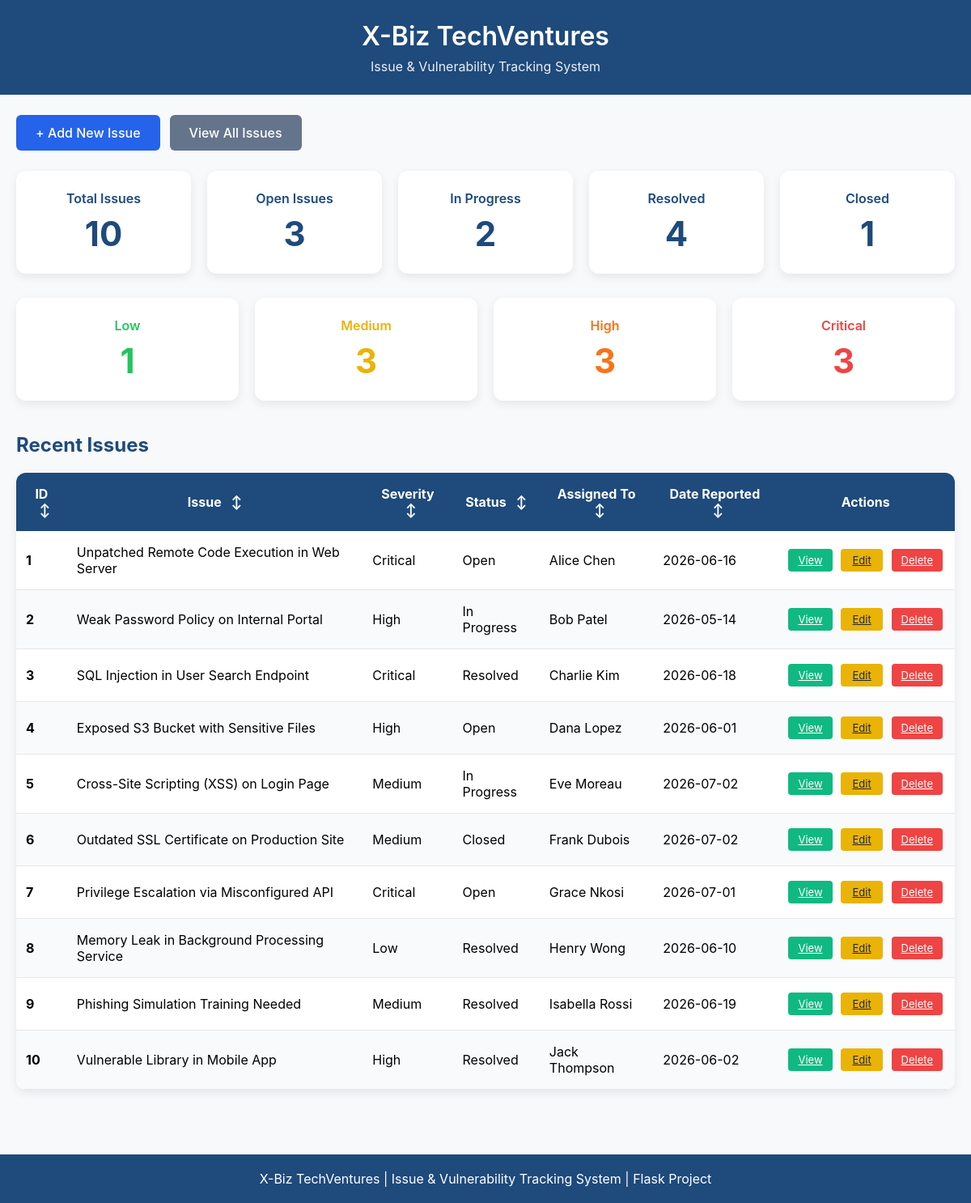
The page / on the database its author committed.
### tables this page shows
CREATE TABLE issues(
            id INTEGER PRIMARY KEY AUTOINCREMENT,
            title TEXT NOT NULL,
            description TEXT NOT NULL,
            severity TEXT NOT NULL,
            status TEXT NOT NULL,
            assigned_to TEXT,
            date_reported DATE,
            cve TEXT,
            remediation TEXT,
            created_at TIMESTAMP DEFAULT CURRENT_TIMESTAMP,
            last_updated TIMESTAMP DEFAULT CURRENT_TIMESTAMP
        );

### app.py (the view)
@app.route("/")
def home():
    connection = sqlite3.connect("issues.db")
    connection.row_factory = sqlite3.Row
    cursor = connection.cursor()
    cursor.execute("SELECT * FROM issues ORDER BY id ASC")
    issues = cursor.fetchall()
    cursor.execute("SELECT COUNT(*) FROM issues")
    total_issues = cursor.fetchone()[0]
    cursor.execute("SELECT COUNT(*) FROM issues WHERE status='Open'")
    open_issues = cursor.fetchone()[0]
    cursor.execute("SELECT COUNT(*) FROM issues WHERE status='In Progress'")
    in_progress_issues = cursor.fetchone()[0]
    cursor.execute("SELECT COUNT(*) FROM issues WHERE status='Resolved'")
    resolved_issues = cursor.fetchone()[0]
    cursor.execute("SELECT COUNT(*) FROM issues WHERE status='Closed'")
    closed_issues = cursor.fetchone()[0]
    cursor.execute("SELECT COUNT(*) FROM issues WHERE severity='Low'")
    low_severity = cursor.fetchone()[0]
    cursor.execute("SELECT COUNT(*) FROM issues WHERE severity='Medium'")
    medium_severity = cursor.fetchone()[0]
    cursor.execute("SELECT COUNT(*) FROM issues WHERE severity='High'")
    high_severity = cursor.fetchone()[0]
    cursor.execute("SELECT COUNT(*) FROM issues WHERE severity='Critical'")
    critical_severity = cursor.fetchone()[0]
    connection.close()
    return render_template(
        "home.html",
        issues=issues,
        total_issues=total_issues,
        open_issues=open_issues,
        in_progress_issues=in_progress_issues,
        resolved_issues=resolved_issues,
        closed_issues=closed_issues,
        low_severity=low_severity,
        medium_severity=medium_severity,
        high_severity=high_severity,
        critical_severity=critical_severity
    )

### templates/home.html (shortened to what this page needs)
<!DOCTYPE html>
<html lang="en">
<head>
</head>
<body>
<header>
    <div class="header-content">
        <h1>X-Biz TechVentures</h1>
        <p class="subtitle">Issue &amp; Vulnerability Tracking System</p>
    </div>
</header>
<div class="nav-buttons">
    <a href="/add_issue" class="btn btn-primary">+ Add New Issue</a>
    <a href="/issues" class="btn btn-secondary">View All Issues</a>
</div>
<div class="container">
    <div class="stats">
        <div class="card">
            <h3>Total Issues</h3>
            <p>{{ total_issues }}</p>
        </div>
        <div class="card">
            <h3>Open Issues</h3>
            <p>{{ open_issues }}</p>
        </div>
        <div class="card">
            <h3>In Progress</h3>
            <p>{{ in_progress_issues }}</p>
        </div>
        <div class="card">
            <h3>Resolved</h3>
            <p>{{ resolved_issues }}</p>
        </div>
        <div class="card">
            <h3>Closed</h3>
            <p>{{ closed_issues }}</p>
        </div>
    </div>
    <div class="severity-stats">
        <div class="severity-card">
            <h3 class="low-text">Low</h3>
            <p class="low-text">{{ low_severity }}</p>
        </div>
        <div class="severity-card">
            <h3 class="medium-text">Medium</h3>
            <p class="medium-text">{{ medium_severity }}</p>
        </div>
        <div class="severity-card">
            <h3 class="high-text">High</h3>
            <p class="high-text">{{ high_severity }}</p>
        </div>
        <div class="severity-card">
            <h3 class="critical-text">Critical</h3>
            <p class="critical-text">{{ critical_severity }}</p>
        </div>
    </div>
    <h2>Recent Issues</h2>
    <table id="recentTable">
        <thead>
            <tr>
                <th onclick="sortTable(0, 'recentTable')">ID <span class="arrow" id="arrow0">↕</span></th>
                <th onclick="sortTable(1, 'recentTable')">Issue <span class="arrow" id="arrow1">↕</span></th>
                <th onclick="sortTable(2, 'recentTable')">Severity <span class="arrow" id="arrow2">↕</span></th>
                <th onclick="sortTable(3, 'recentTable')">Status <span class="arrow" id="arrow3">↕</span></th>
                <th onclick="sortTable(4, 'recentTable')">Assigned To <span class="arrow" id="arrow4">↕</span></th>
                <th onclick="sortTable(5, 'recentTable')">Date Reported <span class="arrow" id="arrow5">↕</span></th>
                <th class="center">Actions</th>
            </tr>
        </thead>
        <tbody>
            {% for issue in issues %}
            <tr>
                <td><strong>{{ issue.id }}</strong></td>
                <td>{{ issue.title }}</td>
                <td>{{ issue.severity }}</td>
                <td>{{ issue.status }}</td>
                <td>{{ issue.assigned_to or 'N/A' }}</td>
                <td>{{ issue.date_reported or 'N/A' }}</td>
                <td class="actions-cell">
                    <a href="/view_issue/{{ issue.id }}" class="btn-small btn-view">View</a>
                    <a href="/edit_issue/{{ issue.id }}" class="btn-small btn-edit">Edit</a>
                    <a href="/delete_issue/{{ issue.id }}" class="btn-small btn-delete" onclick="return confirm('Delete this issue?');">Delete</a>
                </td>
            </tr>
            {% endfor %}
        </tbody>
    </table>
</div>
<footer>
    X-Biz TechVentures | Issue &amp; Vulnerability Tracking System | Flask Project
</footer>
</body>
</html>

### templates/home.html (style rules this page uses)
* { margin:0; padding:0; box-sizing:border-box; }
body { font-family: -apple-system, BlinkMacSystemFont, 'Segoe UI', Roboto, sans-serif; background:#f8f9fa; }
header { background:#1e4a7c; color:white; padding:25px 0; text-align:center; }
.header-content { max-width:1400px; margin:0 auto; padding:0 20px; }
h1 { font-size:32px; font-weight:600; }
.subtitle { margin-top:8px; opacity:0.9; }
.nav-buttons { max-width:1400px; margin:25px auto; padding:0 20px; display:flex; gap:12px; }
.btn { padding:12px 24px; border-radius:6px; text-decoration:none; font-weight:500; }
.btn-primary { background:#2563eb; color:white; }
.btn-secondary { background:#64748b; color:white; }
.container { max-width:1400px; margin:0 auto; padding:0 20px; }
.stats { display:flex; gap:20px; margin-bottom:30px; flex-wrap: wrap; }
.card { flex: 1; min-width: 160px; background:white; padding:24px 20px; border-radius:12px; box-shadow:0 4px 12px rgba(0,0,0,0.08); text-align:center; }
.card h3 { margin-bottom:8px; font-size:16px; font-weight:600; color:#1e4a7c; }
.card p { font-size:42px; font-weight:700; margin:0; color:#1e4a7c; }
.severity-stats { display: flex; gap: 20px; margin-bottom: 40px; flex-wrap: wrap; }
.severity-card { flex: 1; min-width: 160px; background: white; padding: 24px 20px; border-radius: 12px; box-shadow: 0 4px 12px rgba(0,0,0,0.08); text-align: center; }
.severity-card h3 { font-size: 16px; font-weight: 600; margin-bottom: 8px; }
.severity-card p { font-size: 42px; font-weight: 700; margin: 0; }
.low-text { color: #22c55e; }
.medium-text { color: #eab308; }
.high-text { color: #f97316; }
.critical-text { color: #ef4444; }
h2 { color:#1e4a7c; margin-bottom:20px; }
table { width:100%; border-collapse:collapse; background:white; border-radius:12px; overflow:hidden; box-shadow:0 4px 12px rgba(0,0,0,0.08); }
th { background:#1e4a7c; color:white; padding:16px 12px; text-align:center; cursor:pointer; user-select: none; }
.arrow { margin-left: 8px; font-size: 16px; }
td { padding:16px 12px; border-bottom:1px solid #e5e7eb; }
tr:nth-child(even) { background:#f8fafc; }
.actions-cell { text-align: center; white-space: nowrap; }
.btn-small { padding: 6px 12px; font-size: 13px; border-radius: 4px; margin: 2px 3px; display: inline-block; min-width: 52px; }
.btn-view { background:#10b981; color:white; }
.btn-edit { background:#eab308; color:#1f2937; }
.btn-delete { background:#ef4444; color:white; }
footer { margin-top:80px; background:#1e4a7c; color:white; text-align:center; padding:20px; }

### rows shown on the page
issues: id "1", title "Unpatched Remote Code Execution in Web Server", severity "Critical", status "Open", assigned_to "Alice Chen", date_reported "2026-06-16"
issues: id "2", title "Weak Password Policy on Internal Portal", severity "High", status "In Progress", assigned_to "Bob Patel", date_reported "2026-05-14"
issues: id "3", title "SQL Injection in User Search Endpoint", severity "Critical", status "Resolved", assigned_to "Charlie Kim", date_reported "2026-06-18"
issues: id "4", title "Exposed S3 Bucket with Sensitive Files", severity "High", status "Open", assigned_to "Dana Lopez", date_reported "2026-06-01"
issues: id "5", title "Cross-Site Scripting (XSS) on Login Page", severity "Medium", status "In Progress", assigned_to "Eve Moreau", date_reported "2026-07-02"
issues: id "6", title "Outdated SSL Certificate on Production Site", severity "Medium", status "Closed", assigned_to "Frank Dubois", date_reported "2026-07-02"
issues: id "7", title "Privilege Escalation via Misconfigured API", severity "Critical", status "Open", assigned_to "Grace Nkosi", date_reported "2026-07-01"
issues: id "8", title "Memory Leak in Background Processing Service", severity "Low", status "Resolved", assigned_to "Henry Wong", date_reported "2026-06-10"
issues: id "9", title "Phishing Simulation Training Needed", severity "Medium", status "Resolved", assigned_to "Isabella Rossi", date_reported "2026-06-19"
issues: id "10", title "Vulnerable Library in Mobile App", severity "High", status "Resolved", assigned_to "Jack Thompson", date_reported "2026-06-02"

### other values the page prints
{{ total_issues }} "10"
{{ open_issues }} "3"
{{ in_progress_issues }} "2"
{{ resolved_issues }} "4"
{{ closed_issues }} "1"
{{ low_severity }} "1"
{{ medium_severity }} "3"
{{ high_severity }} "3"
{{ critical_severity }} "3"
